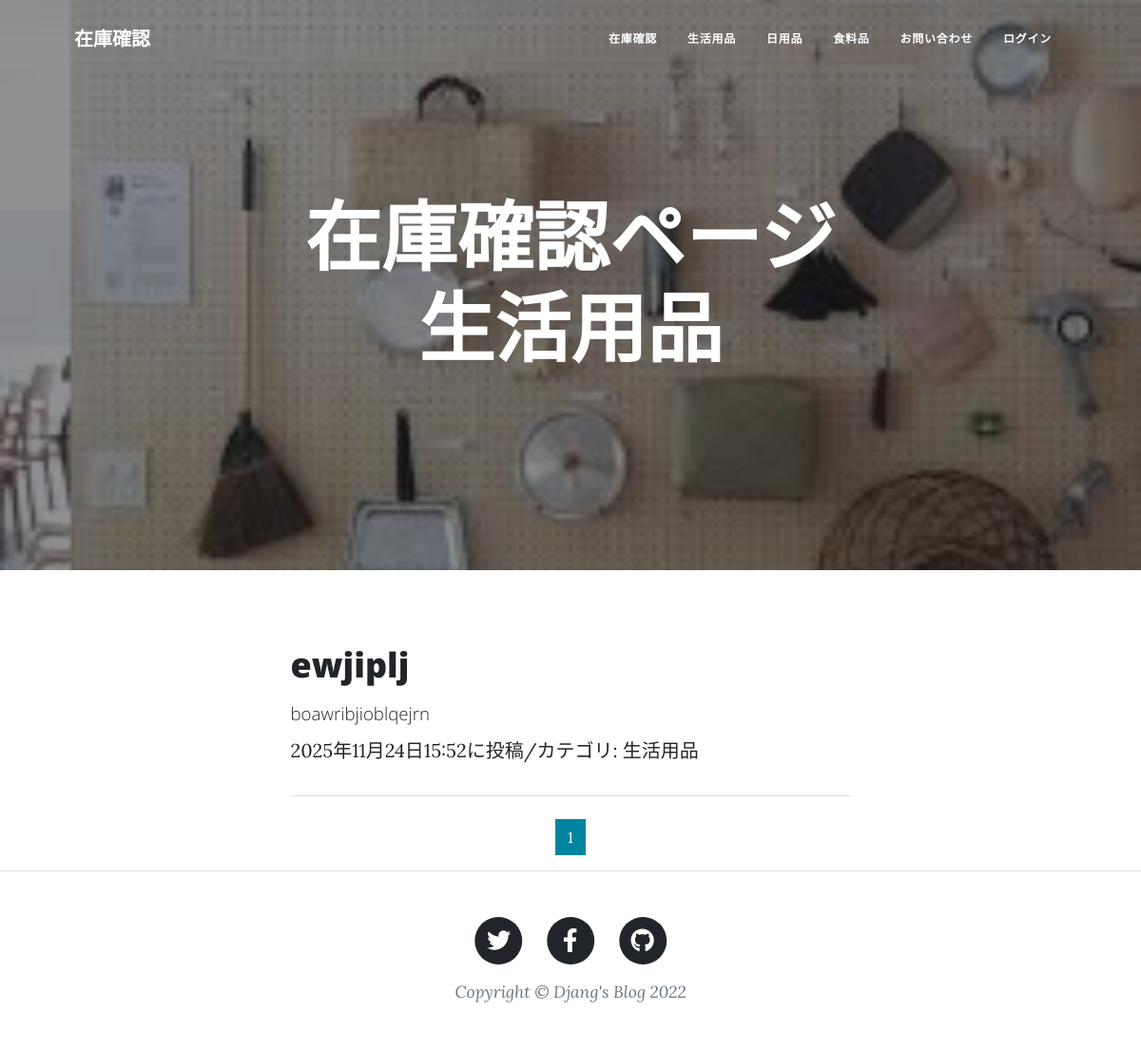
Page /daily_goods_list/ on the earlier database version.
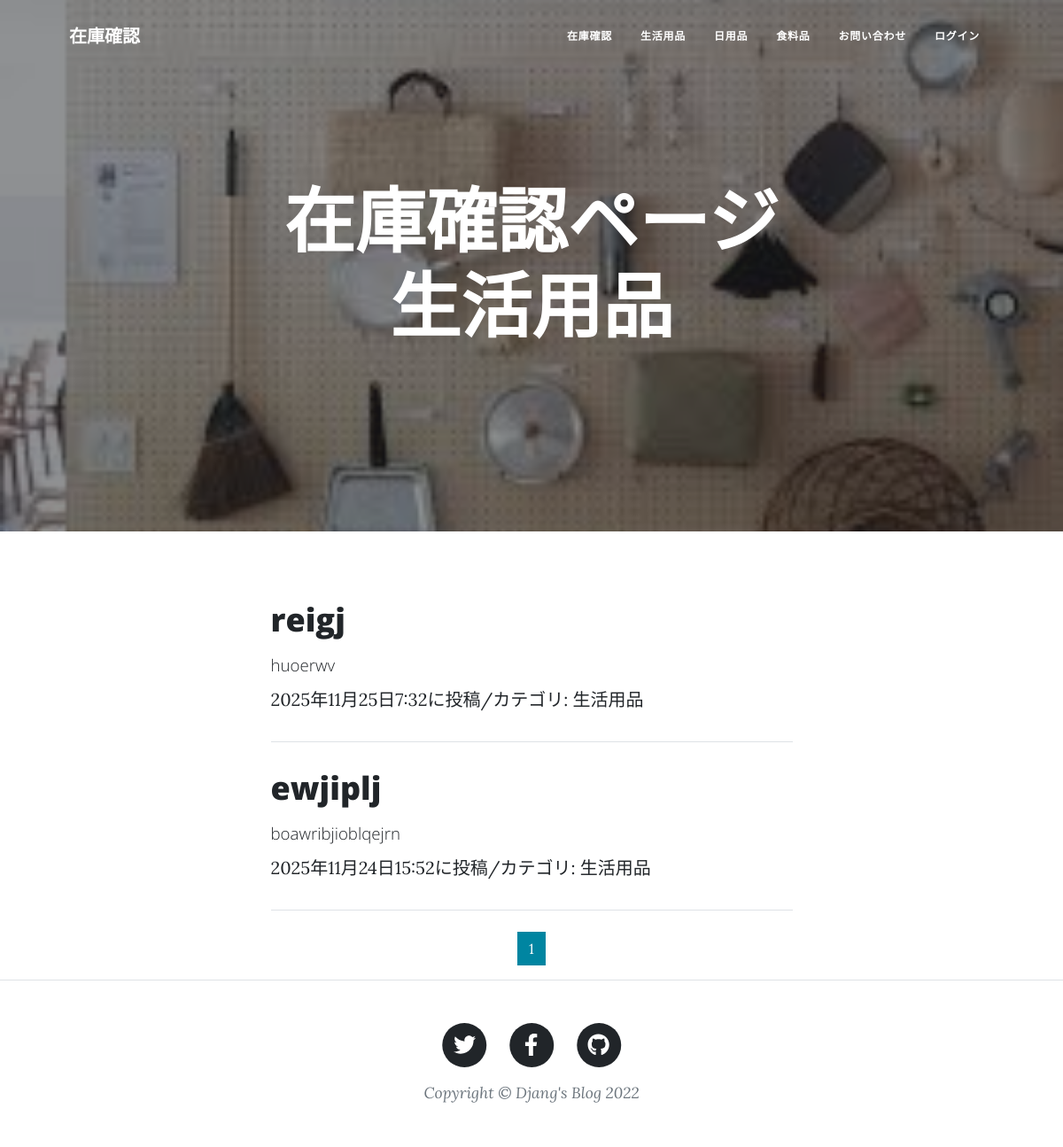
Same page on the later database version.
### inventory_control/models.py (models this page shows, shortened)
class InventoryPost(models.Model):
    CATEGORY=(('食料品','食料品'),
              ('日用品','日用品'),
              ('生活用品','生活用品'))
    title=models.CharField(
        verbose_name='商品名',
        max_length=200
    )
    content =models.TextField(
        verbose_name='商品説明'
    )
    posted_at=models.DateTimeField(
        verbose_name='投稿日時',
        auto_now_add=True
    )
    category=models.CharField(
        verbose_name='カテゴリ',
        max_length=50,
        choices=CATEGORY
    )
    quantity = models.PositiveIntegerField(
        verbose_name='在庫数',
        default=0
    )

### inventory_control/views.py (the view)
class Daily_goodsView(ListView):
    template_name ='daily_goods_list.html'
    model = InventoryPost
    context_object_name = 'daily_goods_records'
    queryset = InventoryPost.objects.filter(
        category='生活用品').order_by('-posted_at')
    paginate_by = 10

### inventory_control/templates/Daily_goods_list.html (shortened to what this page needs)
{% extends 'base.html' %}
{% load static %}
         {% block header %}
        <header class="masthead" style="background-image: url({% static 'assets/img/dailygoods.jpg' %})">
            <div class="container position-relative px-4 px-lg-5">
                <div class="row gx-4 gx-lg-5 justify-content-center">
                    <div class="col-md-10 col-lg-8 col-xl-7">
                        <div class="site-heading">
                            <h1>在庫確認ページ 生活用品</h1>
                        </div>
                    </div>
                </div>
            </div>
        </header>
        {% endblock %}
         {% block contents %}
        <div class="container px-4 px-lg-5">
            <div class="row gx-4 gx-lg-5 justify-content-center">
                <div class="col-md-10 col-lg-8 col-xl-7">
                    {% for record in daily_goods_records %}
                    <div class="post-preview">
                        <a href="{% url 'inventory:inventory_detail' record.pk %}">
                            <h2 class="post-title">
                                {{record.title}}</h2>
                            <h3 class="post-subtitle">
                                <span style="font-size: 14pt;">
                                    {{ record.content|truncatechars:50}}
                                </span>
                            </h3>
                        </a>
                            {{record.posted_at}}に投稿/カテゴリ:
                            {{record.category}}</p>
                    </div>
                    <hr class="my-4" />
                    {% endfor %}
                     {% include "pagination.html" %}
                </div>
            </div>
        </div>
        {% endblock %}

Differences in the rows shown:
added InventoryPost: title "reigj", content "huoerwv", posted_at "2025年11月25日7:32", category "生活用品"
